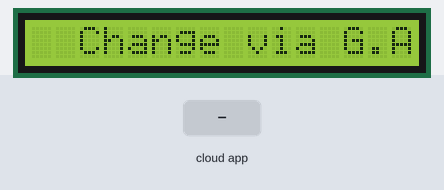
Simulated run of this sketch. Board: Arduino MKR. Shown: 16×1 character LCD. The inputs (shaded band) are chosen by the test bench. WiFi joins after 1.5 s; servers stay silent unless stated; no MQTT or app messages arrive unless stated; what the sketch prints to the serial monitor is not drawn.

Above: at 5.8 s.
5.9 s: the phone or cloud app sets printScreen to 0
At 6.8 s:
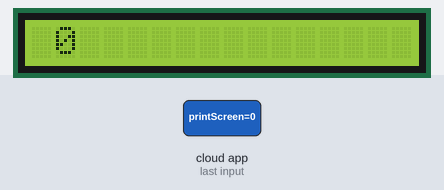
8.9 s: the phone or cloud app sets printScreen to 1
At 9.3 s:
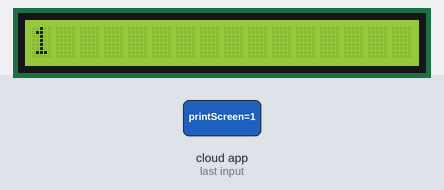
Timing chart, 0 to 11.9 s (numbered marks = the images above; inputs shaded):
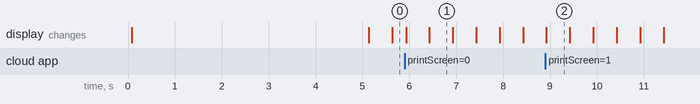

Measured:
- after the input at 5.9 s, the display: first changes at once (image 1 shows a later state)
- what the display in image 1 shows lasts 0.5 s, from 6.4 s to 6.9 s

The sketch:

adatest2.ino
```cpp
#include <SPI.h>
#include <WiFi101.h>
#include <LiquidCrystal.h>
#include "Adafruit_MQTT.h"
#include "Adafruit_MQTT_Client.h"

//defining ssid and password for the wifi network that the arduino will connect to
#define WLAN_SSD "KNL5"
#define WLAN_PASS "b2ff756d2d"

//defining the adafruit server and port that the arduino will attempt to access
#define AIO_SERVER "io.adafruit.com"
#define AIO_PORT 1883

//adafruit user and key to access the user's feeds
#define AIO_USERNAME "crsullivan13"
#define AIO_KEY "aio_SCEm662Ft7xph8aNJB2MVM8DTFWU"

//lcd constructor -- RS EN 4 5 6 7
LiquidCrystal lcd(12, 11, 5, 4, 3, 2);
//creates client that can connect to specific ip address
WiFiClient client;

//creates the Adafruit client object that uses the mqtt protocol to tansfer telemetric data with adafruit io
Adafruit_MQTT_Client mqtt(&client, AIO_SERVER, AIO_PORT, AIO_USERNAME, AIO_KEY);

//this creates a subscribe object that is subscribe to the printScreen feed on adafruit io, which allows the arduino to interface with the
//data being transferred from the GA to IFTTT, which is linked to adafruit io allowing for the data to go the arduino
Adafruit_MQTT_Subscribe printScreen = Adafruit_MQTT_Subscribe(&mqtt, AIO_USERNAME "/feeds/printScreen");


int status = WL_IDLE_STATUS; //local variable to monitor the status of the wifi connection

//connects board to MQTT protocol which allows for easy telemetry data tansfer
void MQTT_Connect(){
  int8_t connectionTester;
  Serial.print("Connecting to the MQTT protocol... ");

  //every itteration it will attempt to connect and then check condition
  //connectionTester hold 8 bit int and .connect() returns 8 bit int
  //.connect() calls connectServer and if all statements are upheld then returns 0
  //sets connectionTester to the return of connect and if that doesn't equal 0 then this means the connection failed and the loop begins
  //calling connect in the while loop condition attempts a connection
  while((connectionTester = mqtt.connect()) != 0 ){
    Serial.println("Attempting connection");
    mqtt.disconnect();//to flush and excess connections that might have been made
    delay(3000);
  }
  Serial.println("Connection was made!");
}

//connects arduino board to the wifi
void WIFI_connect() {
  Serial.print("Connecting to: ");
  Serial.print(WLAN_SSD);
  while(status != WL_CONNECTED){ //while the ard. isn't connected to the wifi,
    WiFi.disconnect(); //disconnects to make sure each attempt is a new one
    Serial.println("Attempting connection");
    status = WiFi.begin(WLAN_SSD, WLAN_PASS); //begin function returns two values: WL_CONNECTED( it's connected) or WL_IDLE_STATUS (not connected)
    delay(3000);
  }
  Serial.println("Connection successful!");
}

void setup() {
  lcd.begin(16,1); //starts the lcd screen, it will have 81 chars in the first upper line
  lcd.clear(); //clears the screen and sets the cursor to the top left
  Serial.begin(9600);
  delay(10);
  lcd.print("Change via G.A.!");
  WIFI_connect();
  // allows the program to recieve data from the adafruit messages
  mqtt.subscribe(&printScreen);
  MQTT_Connect();
}


void loop() {
  //this is the loop function for the arduino, used to get the data from the IFTTT/adafruti io hub and display it as text on the LCD screen

  //creates subscription pointer
  Adafruit_MQTT_Subscribe *subscription;

  //while there is something that can be read it is true and will run the loop
  while((subscription = mqtt.readSubscription(500))){
    //if subscription has the same path as printScreen then it is true
    if(subscription == &printScreen){
      lcd.clear();//clears the screen
      lcd.print((char*) printScreen.lastread);//prints the last read data from the feed onto the lcd screen
    }
  }
  lcd.scrollDisplayRight();//scrolls the text
}
```
